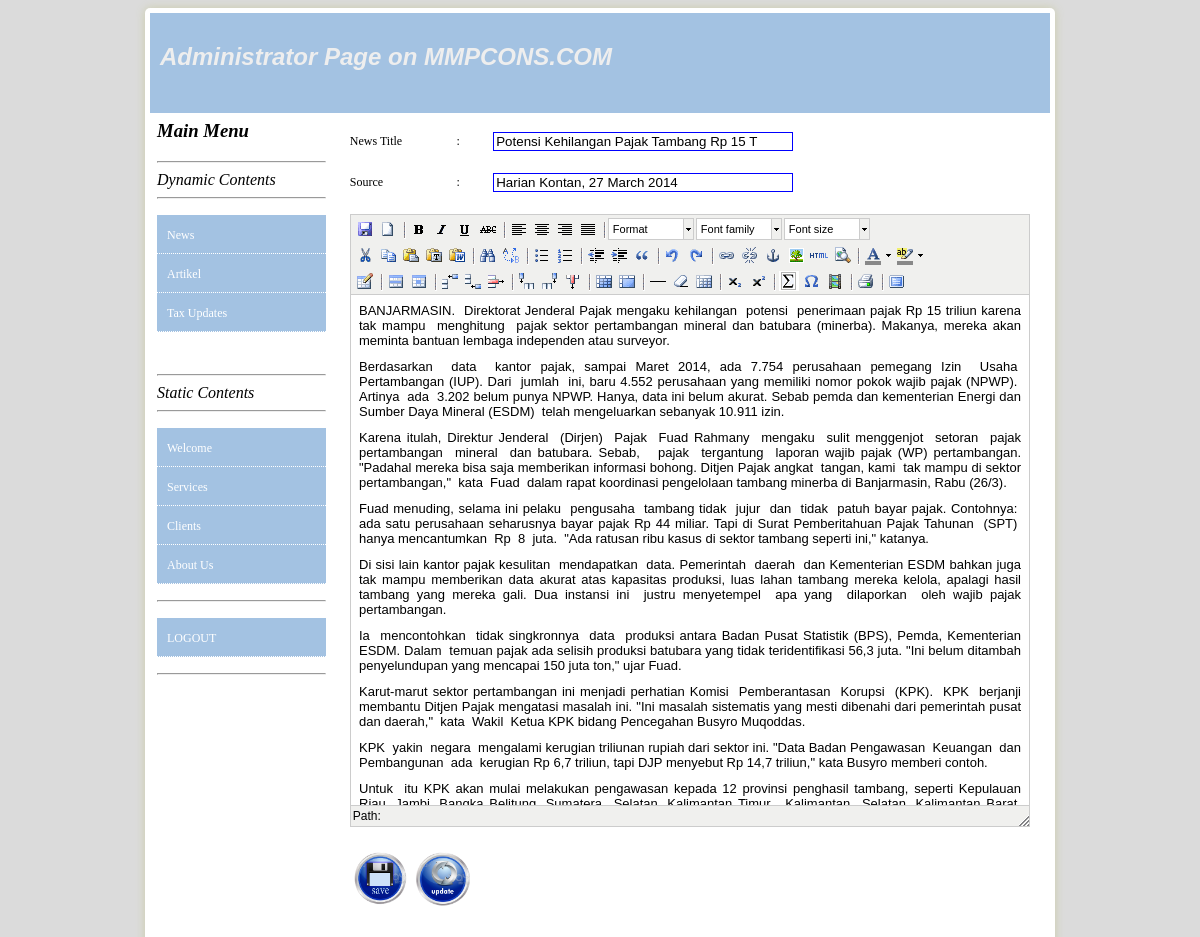
The page /admin/index.php?opt=4&id=4&mod=news (signed in) on the database its author committed.
### tables this page shows
CREATE TABLE `tbl_posting` (
  `id_post` int(11) NOT NULL AUTO_INCREMENT,
  `id_user` int(11) NOT NULL,
  `tgl_post` date NOT NULL,
  `jam_post` time NOT NULL,
  `icon_post` varchar(200) DEFAULT NULL,
  `jdl_post` varchar(100) NOT NULL,
  `category` varchar(50) NOT NULL,
  `source` varchar(50) NOT NULL,
  `isi` text NOT NULL,
  PRIMARY KEY (`id_post`)
);

### admin/pages/news.php (the view, shortened to what this page needs)
<?php
	include "../conf/conn.php";
	$id = $_GET['id'];
	$qry_take = mysqli_query($conn,"select * from tbl_posting where id_post='$id';");
	$hasil = mysqli_fetch_array($qry_take,MYSQLI_ASSOC);
?>
						<form name="news" action="pages/inputdynamic.php" method="POST">
						<table border="0px" width="100%" id="posting" cellpadding="10px">
						<tr>
							<td width="15%" >News Title</td>
							<td width="5%">:</td>
							<td width="80%"><input type="text" name="judul" class="textbox" value="<?php echo $hasil['jdl_post']; ?>"/></td>
						</tr>
						<tr>
							<td width="15%" >Source</td>
							<td width="5%">:</td>
							<td width="80%"><input type="text" name="source" class="textbox" value="<?php echo $hasil['source']; ?>"/></td>
						</tr>
						<tr>
							<td align="left" colspan="3">
							</td>
						</tr>
						<tr>
							<td align="left" colspan="3">
								<input type="image" name="save" src="img/save.png" height=60px width=60px />
								<input type="image" name="update" src="img/update.png" height=60px width=60px />
							</td>
						</tr>
						</table>
						</form>

### admin/css/admin.css (style rules this page uses)
body { background-color:#DBDBDB; }
#posting { font-family:tahoma; font-size:12px; }
.textbox { width:300px; border:1px solid blue; }

### admin/tiny_mce/themes/advanced/skins/default/content.css (style rules this page uses)
body, td, pre { color:#000; font-family:Verdana, Arial, Helvetica, sans-serif; font-size:10px; margin:8px; }
body { background:#FFF; }
table { cursor:default }
table td, table th { cursor:text }

### rows shown on the page
tbl_posting: judul "Potensi Kehilangan Pajak Tambang Rp 15 T", source "Harian Kontan, 27 March 2014"
